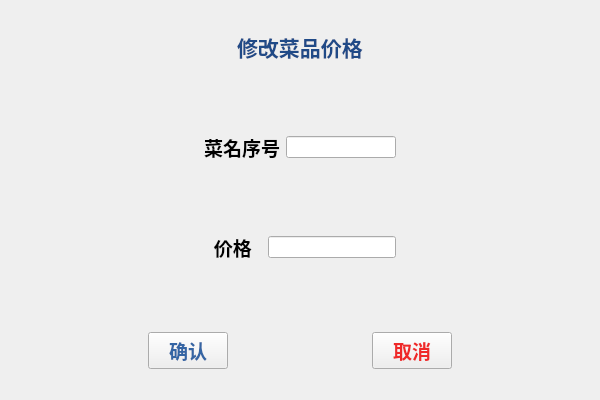
<?xml version="1.0" encoding="UTF-8"?>
<ui version="4.0">
 <class>change_price</class>
 <widget class="QWidget" name="change_price">
  <property name="geometry">
   <rect>
    <x>0</x>
    <y>0</y>
    <width>600</width>
    <height>400</height>
   </rect>
  </property>
  <property name="maximumSize">
   <size>
    <width>600</width>
    <height>400</height>
   </size>
  </property>
  <property name="windowTitle">
   <string>Form</string>
  </property>
  <layout class="QVBoxLayout" name="verticalLayout_2">
   <item>
    <spacer name="horizontalSpacer_9">
     <property name="orientation">
      <enum>Qt::Horizontal</enum>
     </property>
     <property name="sizeHint" stdset="0">
      <size>
       <width>40</width>
       <height>20</height>
      </size>
     </property>
    </spacer>
   </item>
   <item>
    <layout class="QHBoxLayout" name="horizontalLayout">
     <item>
      <spacer name="horizontalSpacer">
       <property name="orientation">
        <enum>Qt::Horizontal</enum>
       </property>
       <property name="sizeHint" stdset="0">
        <size>
         <width>40</width>
         <height>20</height>
        </size>
       </property>
      </spacer>
     </item>
     <item>
      <widget class="QLabel" name="label">
       <property name="font">
        <font>
         <family>AR PL UKai CN</family>
         <pointsize>16</pointsize>
         <weight>75</weight>
         <bold>true</bold>
        </font>
       </property>
       <property name="text">
        <string>&lt;html&gt;&lt;head/&gt;&lt;body&gt;&lt;p&gt;&lt;span style=&quot; color:#204a87;&quot;&gt;修改菜品价格&lt;/span&gt;&lt;/p&gt;&lt;/body&gt;&lt;/html&gt;</string>
       </property>
      </widget>
     </item>
     <item>
      <spacer name="horizontalSpacer_2">
       <property name="orientation">
        <enum>Qt::Horizontal</enum>
       </property>
       <property name="sizeHint" stdset="0">
        <size>
         <width>40</width>
         <height>20</height>
        </size>
       </property>
      </spacer>
     </item>
    </layout>
   </item>
   <item>
    <layout class="QHBoxLayout" name="horizontalLayout_4">
     <item>
      <spacer name="horizontalSpacer_7">
       <property name="orientation">
        <enum>Qt::Horizontal</enum>
       </property>
       <property name="sizeHint" stdset="0">
        <size>
         <width>40</width>
         <height>20</height>
        </size>
       </property>
      </spacer>
     </item>
     <item>
      <layout class="QVBoxLayout" name="verticalLayout">
       <item>
        <spacer name="verticalSpacer_3">
         <property name="orientation">
          <enum>Qt::Vertical</enum>
         </property>
         <property name="sizeHint" stdset="0">
          <size>
           <width>20</width>
           <height>40</height>
          </size>
         </property>
        </spacer>
       </item>
       <item>
        <layout class="QHBoxLayout" name="horizontalLayout_2">
         <item>
          <widget class="QLabel" name="label_2">
           <property name="font">
            <font>
             <family>AR PL UKai CN</family>
             <pointsize>14</pointsize>
             <weight>75</weight>
             <bold>true</bold>
            </font>
           </property>
           <property name="text">
            <string>菜名序号</string>
           </property>
          </widget>
         </item>
         <item>
          <widget class="QLineEdit" name="lineEdit"/>
         </item>
        </layout>
       </item>
       <item>
        <spacer name="verticalSpacer">
         <property name="orientation">
          <enum>Qt::Vertical</enum>
         </property>
         <property name="sizeHint" stdset="0">
          <size>
           <width>20</width>
           <height>40</height>
          </size>
         </property>
        </spacer>
       </item>
       <item>
        <layout class="QHBoxLayout" name="horizontalLayout_3">
         <item>
          <widget class="QLabel" name="label_3">
           <property name="font">
            <font>
             <family>AR PL UKai CN</family>
             <pointsize>14</pointsize>
             <weight>75</weight>
             <bold>true</bold>
            </font>
           </property>
           <property name="text">
            <string>  价格  </string>
           </property>
          </widget>
         </item>
         <item>
          <widget class="QLineEdit" name="lineEdit_2"/>
         </item>
        </layout>
       </item>
       <item>
        <spacer name="verticalSpacer_2">
         <property name="orientation">
          <enum>Qt::Vertical</enum>
         </property>
         <property name="sizeHint" stdset="0">
          <size>
           <width>20</width>
           <height>40</height>
          </size>
         </property>
        </spacer>
       </item>
      </layout>
     </item>
     <item>
      <spacer name="horizontalSpacer_8">
       <property name="orientation">
        <enum>Qt::Horizontal</enum>
       </property>
       <property name="sizeHint" stdset="0">
        <size>
         <width>40</width>
         <height>20</height>
        </size>
       </property>
      </spacer>
     </item>
    </layout>
   </item>
   <item>
    <layout class="QHBoxLayout" name="horizontalLayout_6">
     <item>
      <spacer name="horizontalSpacer_6">
       <property name="orientation">
        <enum>Qt::Horizontal</enum>
       </property>
       <property name="sizeHint" stdset="0">
        <size>
         <width>40</width>
         <height>20</height>
        </size>
       </property>
      </spacer>
     </item>
     <item>
      <widget class="QPushButton" name="pushButton">
       <property name="font">
        <font>
         <family>AR PL UKai CN</family>
         <pointsize>14</pointsize>
         <weight>75</weight>
         <bold>true</bold>
        </font>
       </property>
       <property name="styleSheet">
        <string notr="true">color: rgb(52, 101, 164);</string>
       </property>
       <property name="text">
        <string>确认</string>
       </property>
       <property name="icon">
        <iconset resource="image.qrc">
         <normaloff>:/image/38.png</normaloff>:/image/38.png</iconset>
       </property>
      </widget>
     </item>
     <item>
      <spacer name="horizontalSpacer_4">
       <property name="orientation">
        <enum>Qt::Horizontal</enum>
       </property>
       <property name="sizeHint" stdset="0">
        <size>
         <width>40</width>
         <height>20</height>
        </size>
       </property>
      </spacer>
     </item>
     <item>
      <widget class="QPushButton" name="pushButton_2">
       <property name="maximumSize">
        <size>
         <width>600</width>
         <height>400</height>
        </size>
       </property>
       <property name="font">
        <font>
         <family>AR PL UKai CN</family>
         <pointsize>14</pointsize>
         <weight>75</weight>
         <bold>true</bold>
        </font>
       </property>
       <property name="styleSheet">
        <string notr="true">color: rgb(239, 41, 41);</string>
       </property>
       <property name="text">
        <string>取消</string>
       </property>
       <property name="icon">
        <iconset resource="image.qrc">
         <normaloff>:/image/39.png</normaloff>:/image/39.png</iconset>
       </property>
      </widget>
     </item>
     <item>
      <spacer name="horizontalSpacer_5">
       <property name="orientation">
        <enum>Qt::Horizontal</enum>
       </property>
       <property name="sizeHint" stdset="0">
        <size>
         <width>40</width>
         <height>20</height>
        </size>
       </property>
      </spacer>
     </item>
    </layout>
   </item>
   <item>
    <spacer name="horizontalSpacer_3">
     <property name="orientation">
      <enum>Qt::Horizontal</enum>
     </property>
     <property name="sizeHint" stdset="0">
      <size>
       <width>579</width>
       <height>20</height>
      </size>
     </property>
    </spacer>
   </item>
  </layout>
 </widget>
 <resources>
  <include location="image.qrc"/>
 </resources>
 <connections/>
</ui>
